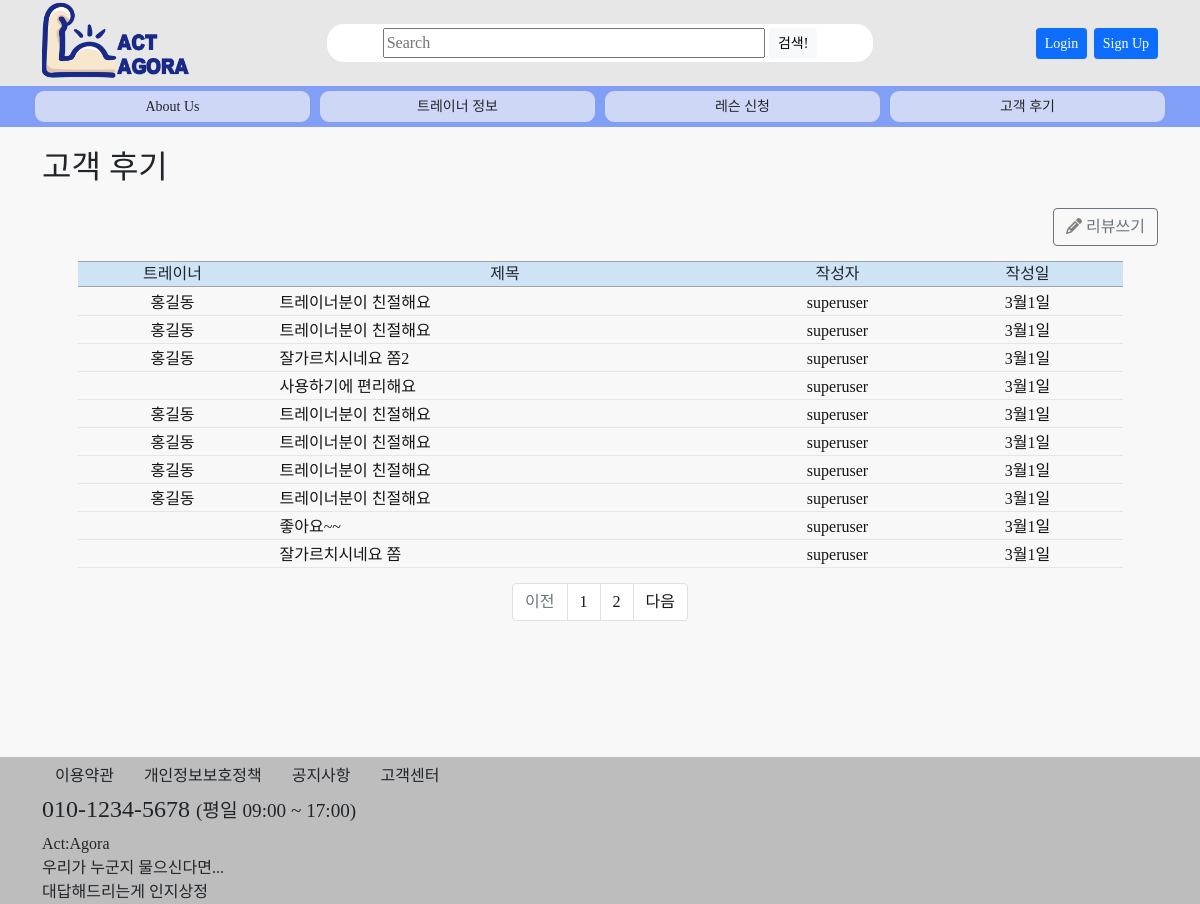
The page /review/ on the database as committed earlier.
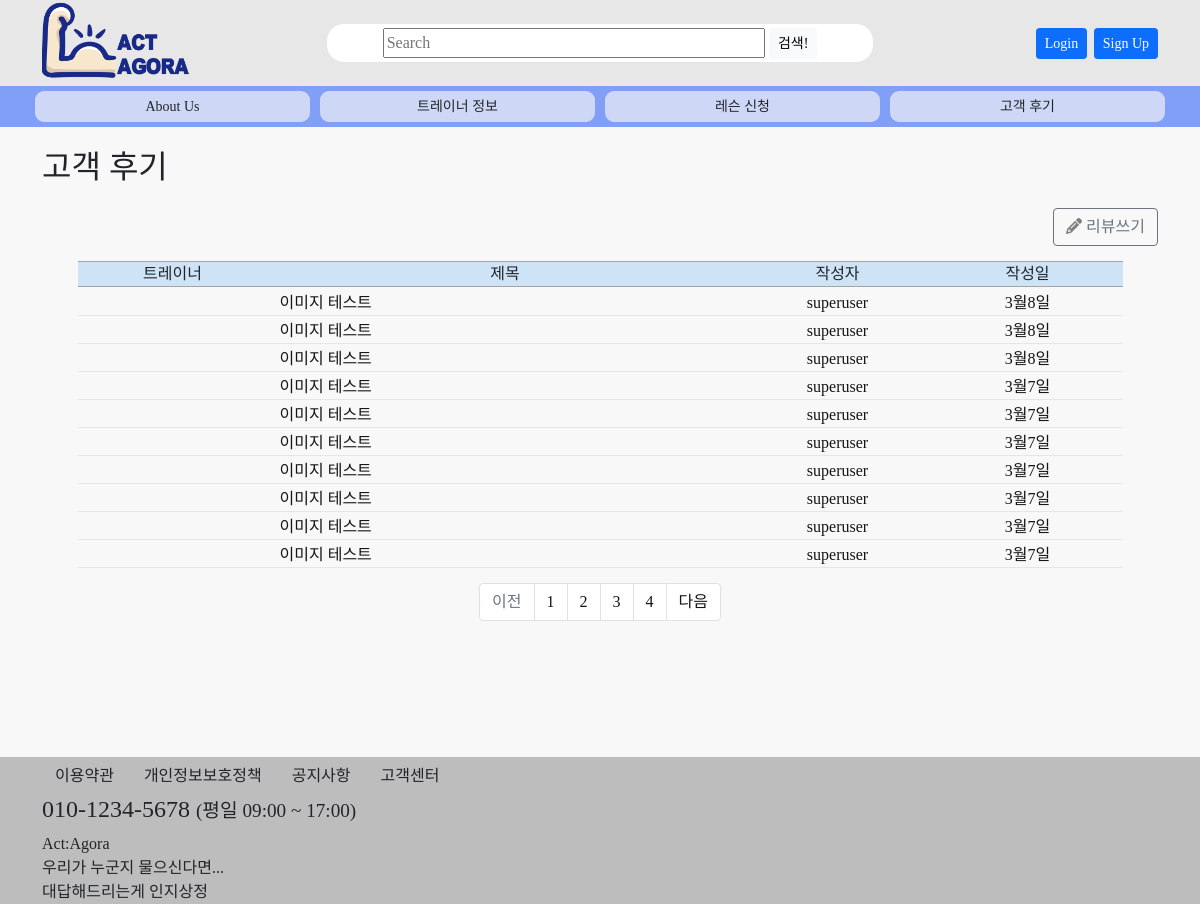
The same page on the database as committed later.
### review/models.py (models this page shows, shortened)
class Review(models.Model):
    writer = models.ForeignKey(settings.AUTH_USER_MODEL, null=True, blank=True, on_delete=models.SET_NULL, verbose_name='작성자')
    trainer = models.ForeignKey(Trainer, null=True, blank=True, on_delete=models.SET_NULL, verbose_name='트레이너')
    date = models.DateTimeField(auto_now_add=True, blank=False, verbose_name='작성일')
    genretext = models.CharField(max_length=200, null=True, blank=True)
    genre = models.ManyToManyField(Genre, blank=True, verbose_name='장르')
    tagtext = models.CharField(max_length=200, null=True, blank=True)
    hashtag = models.ManyToManyField(Hashtag, blank=True)
    title = models.CharField(max_length=100, null=True)
    content = models.TextField(null=True, blank=True)
    def get_absolute_url(self):
        return reverse('review:review-detail', args=[str(self.id)])
    class Meta:
        db_table = '리뷰'
        verbose_name = '리뷰'
        verbose_name_plural = '리뷰'

### trainer/models.py (models this page shows, shortened)
class Trainer(models.Model):
    writer = models.ForeignKey(settings.AUTH_USER_MODEL, null=True, blank=True, on_delete=models.CASCADE, verbose_name='작성자')
    name = models.CharField(max_length=10, verbose_name='이름')
    genretext = models.CharField(max_length=200, null=True)
    genre = models.ManyToManyField(Genre, blank=True, verbose_name='장르')
    address = models.CharField(max_length=40, null=True, verbose_name='지역')
    place = models.CharField(max_length=40, null=True, verbose_name='장소')
    summary = models.TextField(null=True, blank=True)
    tagtext = models.CharField(max_length=200, null=True, blank=True)
    hashtag = models.ManyToManyField(Hashtag, blank=True)
    image = ProcessedImageField(
        upload_to=get_profile_image_path, processors=[ResizeToFill(width=500, height=500, upscale=False)],
        null=True, blank=True,
        format='JPEG', options={'quality': 90}, verbose_name="프로필 이미지"
    )
    imagename = models.CharField(max_length=64, null=True, blank=True, verbose_name='이미지파일')
    cert1, cert2, cert3, cert4, cert5, cert6, cert7, cert8, cert9, cert10 = [
        models.CharField(max_length=40, null=True, blank=True) for i in range(10)
    ]
    certimg1, certimg2, certimg3, certimg4, certimg5, certimg6, certimg7, certimg8, certimg9, certimg10 = [
        ProcessedImageField(
            upload_to=get_profile_image_path, processors=[Resize(width=500, height=None, upscale=False)],
            null=True, blank=True, format='JPEG', options={'quality': 90}
        ) for i in range(10)
    ]
    sns1, sns2, sns3, sns4, sns5 = [
        models.CharField(max_length=256, null=True, blank=True) for i in range(5)
    ]
    def display_genre(self):
        """Create a string for the Genre. This is required to display genre in Admin."""
        return ', '.join(genre.name for genre in self.genre.all()[:3])
    display_genre.short_description = 'Genre'
    class Meta:
        db_table = '트레이너'
        verbose_name = '트레이너'
        verbose_name_plural = '트레이너'

### accounts/models.py (models this page shows)
class User(AbstractBaseUser, PermissionsMixin):
    objects = UserManager()
    user_id = models.CharField(max_length=17, verbose_name="아이디", unique=True)
    password = models.CharField(max_length=256, verbose_name="비밀번호")
    email = models.EmailField(max_length=128, verbose_name="이메일", null=True, unique=True)
    hp = models.IntegerField(verbose_name="핸드폰번호", null=True, unique=True)
    name = models.CharField(max_length=8, verbose_name="이름", null=True)
    level = models.CharField(choices=LEVEL_CHOICES, max_length=18, verbose_name="등급", default=3)
    auth = models.CharField(max_length=10, verbose_name="인증번호", null=True)
    date_joined = models.DateTimeField(auto_now_add=True, verbose_name='가입일', null=True, blank=True)
    is_active = models.BooleanField(default=True)
    is_admin = models.BooleanField(default=False)
    is_staff = models.BooleanField(default=False)
    is_superuser = models.BooleanField(default=False)
    USERNAME_FIELD = 'user_id'
    REQUIRED_FIELDS = ['email']
    def __str__(self):
        return self.user_id
    class Meta:
        db_table = "회원목록"
        verbose_name = "사용자"
        verbose_name_plural = "사용자"

### review/views.py (the view)
# urls.py: path('review/', views.ReviewListView.as_view(), name='reviews'),
class ReviewListView(generic.ListView):
    model = Review
    paginate_by = 10
    template_name = 'review/review_list.html'
    context_object_name = 'review_list'
    def get_queryset(self):
        trainer_list = Review.objects.order_by('-id')
        self.request.session['trainer_id'] = None
        return trainer_list
    def get_context_data(self, **kwargs):
        context = super().get_context_data(**kwargs)
        paginator = context['paginator']
        page_numbers_range = 5
        max_index = len(paginator.page_range)
        page = self.request.GET.get('page')
        current_page = int(page) if page else 1
        start_index = int((current_page - 1) / page_numbers_range) * page_numbers_range
        end_index = start_index + page_numbers_range
        if end_index >= max_index:
            end_index = max_index
        page_range = paginator.page_range[start_index:end_index]
        context['page_range'] = page_range
        return context

### templates/review/review_list.html (shortened to what this page needs)
{% extends 'base.html' %}
{% block contents %}
{% if b %}
<h1>검색 결과</h1>
{% else %}
<h1>고객 후기</h1>
{% endif %}
{% if b %}
<p></p>
{% else %}
<div style="text-align: right">
    <a href="{% url 'review:review-new' %}"><button class="btn btn-outline-secondary"><i class="fas fa-pencil-alt" style="color: gray"></i> 리뷰쓰기</button></a>
</div>
{% endif %}
<div class="row justify-content-center" style="margin-top: 15; margin-bottom: 4">
    <div id="board-top" class="col-2 col-md-2">트레이너</div>
    <div id="board-top" class="col-5 col-md-5">제목</div>
    <div id="board-top" class="col-2 col-md-2">작성자</div>
    <div id="board-top" class="col-2 col-md-2">작성일</div>
</div>
{% if page_obj %}
    {% for review in page_obj %}
    <a href="{{ review.get_absolute_url }}">
        <div class="row justify-content-center" style="margin-top: 3; margin-bottom: 3; padding: 0">
            <div id="board-content" class="col-2 col-md-2" style="text-align: center">{{ review.trainer.name }}</div>
            <div id="board-content" class="col-7 col-md-5">{{ review.title }}</div>
            <div id="board-content" class="col-3 col-md-2" style="text-align: center">{{ review.writer }}</div>
            <div id="board-content" class="col-2 col-md-2" style="text-align: center">{{ review.date|date:"n월j일" }}</div>
        </div>
    </a>
    {% endfor %}
{% endif %}
{% if is_paginated %}
<ul class="pagination justify-content-center" style="margin-top: 15px">
    {% if page_obj.has_previous %}
    <li class="page-item">
        <a class="page-link" href="?page={{ page_obj.previous_page_number }}"
            tabindex="-1">이전</a>
    </li>
    {% else %}
    <li class="page-item disabled">
        <a class="page-link" href="#" tabindex="-1">이전</a>
    </li>
    {% endif %}
    {% for page in page_range %}
    <li class="page-item {% if page == page_obj.number %} activate {% endif %}">
        <a class="page-link" href="?page={{ page }}">{{ page }}</a>
    </li>
    {% endfor %}
    {% if page_obj.has_next %}
    <li class="page-item">
        <a class="page-link"
            href="?page={{ page_obj.next_page_number }}">다음</a>
    </li>
    {% else %}
    <li class="page-item disabled">
        <a class="page-link" href="#">다음</a>
    </li>
    {% endif %}
</ul>
{% endif %}
{% endblock %}

Rows that differ between the two databases and show on the page:
no longer on this page (row unchanged): Review: trainer.name "홍길동", title "트레이너분이 친절해요", writer "superuser", date "3월1일"
no longer on this page (row unchanged): Review: trainer.name "홍길동", title "트레이너분이 친절해요", writer "superuser", date "3월1일"
no longer on this page (row unchanged): Review: trainer.name "홍길동", title "잘가르치시네요 쫌2", writer "superuser", date "3월1일"
no longer on this page (row unchanged): Review: title "사용하기에 편리해요", writer "superuser", date "3월1일"
no longer on this page (row unchanged): Review: trainer.name "홍길동", title "트레이너분이 친절해요", writer "superuser", date "3월1일"
no longer on this page (row unchanged): Review: trainer.name "홍길동", title "트레이너분이 친절해요", writer "superuser", date "3월1일"
no longer on this page (row unchanged): Review: trainer.name "홍길동", title "트레이너분이 친절해요", writer "superuser", date "3월1일"
no longer on this page (row unchanged): Review: trainer.name "홍길동", title "트레이너분이 친절해요", writer "superuser", date "3월1일"
no longer on this page (row unchanged): Review: title "좋아요~~", writer "superuser", date "3월1일"
no longer on this page (row unchanged): Review: title "잘가르치시네요 쫌", writer "superuser", date "3월1일"
added Review: title "이미지 테스트", writer "superuser", date "3월8일"
added Review: title "이미지 테스트", writer "superuser", date "3월8일"
added Review: title "이미지 테스트", writer "superuser", date "3월8일"
added Review: title "이미지 테스트", writer "superuser", date "3월7일"
added Review: title "이미지 테스트", writer "superuser", date "3월7일"
added Review: title "이미지 테스트", writer "superuser", date "3월7일"
added Review: title "이미지 테스트", writer "superuser", date "3월7일"
added Review: title "이미지 테스트", writer "superuser", date "3월7일"
added Review: title "이미지 테스트", writer "superuser", date "3월7일"
added Review: title "이미지 테스트", writer "superuser", date "3월7일"
Other text that changed with them:
new list line: "3"
new list line: "4"
